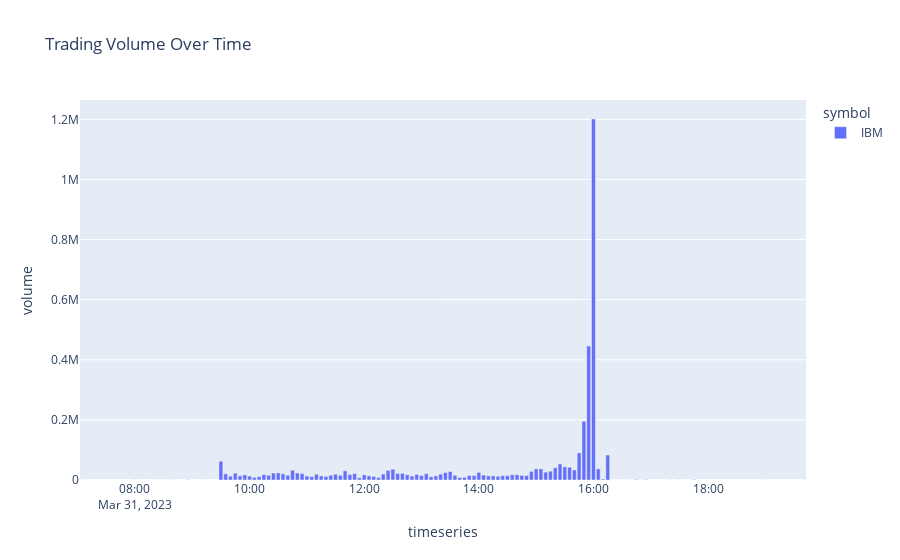

The cell this chart's notebook holds for it:
### Code cell
import plotly.express as px
fig = px.bar(pandas_df, x='timeseries', y='volume', color='symbol', title='Trading Volume Over Time')
fig.show()
